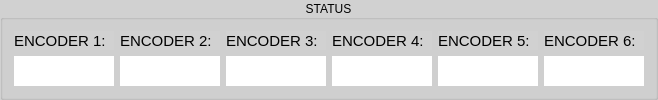
       <widget class="QGroupBox" name="groupBox">
        <property name="minimumSize">
         <size>
          <width>250</width>
          <height>0</height>
         </size>
        </property>
        <property name="maximumSize">
         <size>
          <width>16777215</width>
          <height>16777215</height>
         </size>
        </property>
        <property name="styleSheet">
         <string notr="true">border-color: rgb(0, 0, 0);
background-color: rgb(209, 209, 209);</string>
        </property>
        <property name="title">
         <string>STATUS</string>
        </property>
        <property name="alignment">
         <set>Qt::AlignCenter</set>
        </property>
        <layout class="QGridLayout" name="gridLayout_3">
         <item row="1" column="4">
          <widget class="QLabel" name="label_13">
           <property name="font">
            <font>
             <pointsize>11</pointsize>
             <italic>false</italic>
            </font>
           </property>
           <property name="text">
            <string>ENCODER 5:</string>
           </property>
          </widget>
         </item>
         <item row="2" column="0">
          <widget class="QLabel" name="label_5">
           <property name="minimumSize">
            <size>
             <width>100</width>
             <height>30</height>
            </size>
           </property>
           <property name="maximumSize">
            <size>
             <width>150</width>
             <height>30</height>
            </size>
           </property>
           <property name="styleSheet">
            <string notr="true">background-color: rgb(255, 255, 255);</string>
           </property>
           <property name="text">
            <string/>
           </property>
           <property name="scaledContents">
            <bool>true</bool>
           </property>
          </widget>
         </item>
         <item row="1" column="2">
          <widget class="QLabel" name="label_9">
           <property name="font">
            <font>
             <pointsize>11</pointsize>
             <italic>false</italic>
            </font>
           </property>
           <property name="text">
            <string>ENCODER 3:</string>
           </property>
          </widget>
         </item>
         <item row="2" column="5">
          <widget class="QLabel" name="label_16">
           <property name="minimumSize">
            <size>
             <width>100</width>
             <height>30</height>
            </size>
           </property>
           <property name="maximumSize">
            <size>
             <width>150</width>
             <height>30</height>
            </size>
           </property>
           <property name="styleSheet">
            <string notr="true">background-color: rgb(255, 255, 255);</string>
           </property>
           <property name="text">
            <string/>
           </property>
          </widget>
         </item>
         <item row="1" column="0">
          <widget class="QLabel" name="label_7">
           <property name="font">
            <font>
             <pointsize>11</pointsize>
             <italic>false</italic>
            </font>
           </property>
           <property name="text">
            <string>ENCODER 1:</string>
           </property>
          </widget>
         </item>
         <item row="1" column="3">
          <widget class="QLabel" name="label_11">
           <property name="font">
            <font>
             <pointsize>11</pointsize>
             <italic>false</italic>
            </font>
           </property>
           <property name="text">
            <string>ENCODER 4:</string>
           </property>
          </widget>
         </item>
         <item row="1" column="1">
          <widget class="QLabel" name="label_8">
           <property name="font">
            <font>
             <pointsize>11</pointsize>
             <italic>false</italic>
            </font>
           </property>
           <property name="text">
            <string>ENCODER 2:</string>
           </property>
          </widget>
         </item>
         <item row="2" column="2">
          <widget class="QLabel" name="label_10">
           <property name="minimumSize">
            <size>
             <width>100</width>
             <height>30</height>
            </size>
           </property>
           <property name="maximumSize">
            <size>
             <width>150</width>
             <height>30</height>
            </size>
           </property>
           <property name="styleSheet">
            <string notr="true">background-color: rgb(255, 255, 255);</string>
           </property>
           <property name="text">
            <string/>
           </property>
          </widget>
         </item>
         <item row="2" column="3">
          <widget class="QLabel" name="label_12">
           <property name="minimumSize">
            <size>
             <width>100</width>
             <height>30</height>
            </size>
           </property>
           <property name="maximumSize">
            <size>
             <width>150</width>
             <height>30</height>
            </size>
           </property>
           <property name="styleSheet">
            <string notr="true">background-color: rgb(255, 255, 255);</string>
           </property>
           <property name="text">
            <string/>
           </property>
          </widget>
         </item>
         <item row="2" column="1">
          <widget class="QLabel" name="label_6">
           <property name="minimumSize">
            <size>
             <width>100</width>
             <height>30</height>
            </size>
           </property>
           <property name="maximumSize">
            <size>
             <width>150</width>
             <height>30</height>
            </size>
           </property>
           <property name="styleSheet">
            <string notr="true">background-color: rgb(255, 255, 255);</string>
           </property>
           <property name="text">
            <string/>
           </property>
           <property name="scaledContents">
            <bool>true</bool>
           </property>
          </widget>
         </item>
         <item row="2" column="4">
          <widget class="QLabel" name="label_14">
           <property name="minimumSize">
            <size>
             <width>100</width>
             <height>30</height>
            </size>
           </property>
           <property name="maximumSize">
            <size>
             <width>150</width>
             <height>30</height>
            </size>
           </property>
           <property name="styleSheet">
            <string notr="true">background-color: rgb(255, 255, 255);</string>
           </property>
           <property name="text">
            <string/>
           </property>
          </widget>
         </item>
         <item row="1" column="5">
          <widget class="QLabel" name="label_15">
           <property name="font">
            <font>
             <pointsize>11</pointsize>
             <italic>false</italic>
            </font>
           </property>
           <property name="text">
            <string>ENCODER 6:</string>
           </property>
          </widget>
         </item>
        </layout>
       </widget>
